Frame 1 (no input): blank canvas, image omitted
Frame 60 (the mouse pressed at the canvas centre just before this capture): blank canvas, image omitted
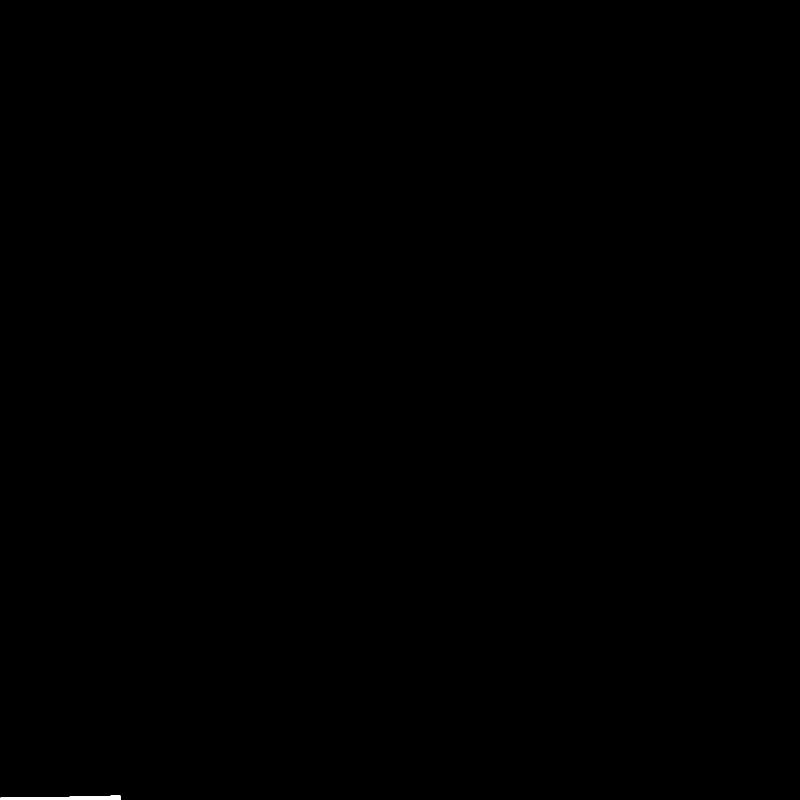
Frame 120 (the mouse held since frame 60 and released just before this capture)

The Processing sketch whose frames 1 and 60 were blank and that drew this single picture after the mouse press (run headless with seeded random() and noise(); from frame 60 on, the mouse is pressed at the canvas centre):

// Processing sketch: Calculus_C1_Function
// ── Calculus_C1_Function.pde
//Tomas de Camino Beck
//funciones crecimiento

float n=1;
int pos=0;

void setup(){
  size(800,800);
  background(0);
}

void draw(){
  stroke(255,250);
  strokeWeight(3);
  line(pos,height,pos,height-n);
  n = newPopulation(n);
  pos=(pos+1)%width;
}

//funcion de crecimiento
//jugar con ella
float newPopulation(float oldPopulation){
  return oldPopulation*1.01;
}
